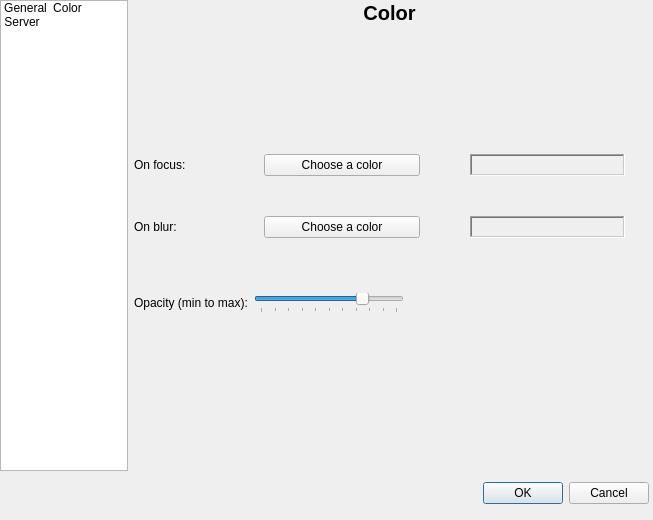
<?xml version="1.0" encoding="UTF-8"?>
<ui version="4.0">
 <class>Settings</class>
 <widget class="QDialog" name="Settings">
  <property name="windowModality">
   <enum>Qt::WindowModal</enum>
  </property>
  <property name="geometry">
   <rect>
    <x>0</x>
    <y>0</y>
    <width>653</width>
    <height>520</height>
   </rect>
  </property>
  <property name="sizePolicy">
   <sizepolicy hsizetype="Fixed" vsizetype="Fixed">
    <horstretch>0</horstretch>
    <verstretch>0</verstretch>
   </sizepolicy>
  </property>
  <property name="minimumSize">
   <size>
    <width>653</width>
    <height>520</height>
   </size>
  </property>
  <property name="maximumSize">
   <size>
    <width>653</width>
    <height>520</height>
   </size>
  </property>
  <property name="windowTitle">
   <string>Settings</string>
  </property>
  <property name="windowIcon">
   <iconset resource="../resources/application.qrc">
    <normaloff>:/images/systray-transparent-32x32.png</normaloff>:/images/systray-transparent-32x32.png</iconset>
  </property>
  <widget class="QWidget" name="verticalLayoutWidget">
   <property name="geometry">
    <rect>
     <x>0</x>
     <y>0</y>
     <width>651</width>
     <height>471</height>
    </rect>
   </property>
   <layout class="QVBoxLayout" name="verticalLayout">
    <item>
     <layout class="QHBoxLayout" name="horizontalLayout">
      <item>
       <widget class="QListWidget" name="confList">
        <property name="sizePolicy">
         <sizepolicy hsizetype="Fixed" vsizetype="Expanding">
          <horstretch>0</horstretch>
          <verstretch>0</verstretch>
         </sizepolicy>
        </property>
        <property name="maximumSize">
         <size>
          <width>128</width>
          <height>16777215</height>
         </size>
        </property>
        <property name="iconSize">
         <size>
          <width>76</width>
          <height>79</height>
         </size>
        </property>
        <property name="movement">
         <enum>QListView::Static</enum>
        </property>
        <property name="spacing">
         <number>17</number>
        </property>
        <property name="viewMode">
         <enum>QListView::IconMode</enum>
        </property>
        <item>
         <property name="text">
          <string>General</string>
         </property>
         <property name="icon">
          <iconset resource="../resources/application.qrc">
           <normaloff>:/images/settings/parameter.png</normaloff>:/images/settings/parameter.png</iconset>
         </property>
        </item>
        <item>
         <property name="text">
          <string>Color</string>
         </property>
         <property name="icon">
          <iconset resource="../resources/application.qrc">
           <normaloff>:/images/settings/color.png</normaloff>:/images/settings/color.png</iconset>
         </property>
        </item>
        <item>
         <property name="text">
          <string>Server</string>
         </property>
         <property name="icon">
          <iconset resource="../resources/application.qrc">
           <normaloff>:/images/settings/network.png</normaloff>:/images/settings/network.png</iconset>
         </property>
        </item>
       </widget>
      </item>
      <item>
       <widget class="QStackedWidget" name="confStack">
        <property name="sizePolicy">
         <sizepolicy hsizetype="Preferred" vsizetype="Preferred">
          <horstretch>0</horstretch>
          <verstretch>0</verstretch>
         </sizepolicy>
        </property>
        <property name="frameShape">
         <enum>QFrame::NoFrame</enum>
        </property>
        <property name="frameShadow">
         <enum>QFrame::Plain</enum>
        </property>
        <property name="currentIndex">
         <number>1</number>
        </property>
        <widget class="QWidget" name="General">
         <widget class="QWidget" name="verticalLayoutWidget_2">
          <property name="geometry">
           <rect>
            <x>0</x>
            <y>0</y>
            <width>511</width>
            <height>451</height>
           </rect>
          </property>
          <layout class="QVBoxLayout" name="verticalLayout_2">
           <item>
            <widget class="QLabel" name="generalLabel">
             <property name="maximumSize">
              <size>
               <width>16777215</width>
               <height>25</height>
              </size>
             </property>
             <property name="font">
              <font>
               <pointsize>15</pointsize>
               <weight>75</weight>
               <bold>true</bold>
              </font>
             </property>
             <property name="text">
              <string>General</string>
             </property>
             <property name="alignment">
              <set>Qt::AlignCenter</set>
             </property>
            </widget>
           </item>
           <item>
            <widget class="QGroupBox" name="defaultGroupBox">
             <property name="title">
              <string>Default Boxes</string>
             </property>
             <widget class="QWidget" name="formLayoutWidget">
              <property name="geometry">
               <rect>
                <x>10</x>
                <y>20</y>
                <width>491</width>
                <height>171</height>
               </rect>
              </property>
              <layout class="QFormLayout" name="formLayout">
               <property name="labelAlignment">
                <set>Qt::AlignLeading|Qt::AlignLeft|Qt::AlignVCenter</set>
               </property>
               <property name="formAlignment">
                <set>Qt::AlignCenter</set>
               </property>
               <item row="0" column="0">
                <widget class="QLabel" name="label">
                 <property name="text">
                  <string>Number of squares:</string>
                 </property>
                 <property name="alignment">
                  <set>Qt::AlignLeading|Qt::AlignLeft|Qt::AlignVCenter</set>
                 </property>
                </widget>
               </item>
               <item row="0" column="1">
                <widget class="QSpinBox" name="squareNumberBox">
                 <property name="maximumSize">
                  <size>
                   <width>50</width>
                   <height>16777215</height>
                  </size>
                 </property>
                 <property name="minimum">
                  <number>3</number>
                 </property>
                 <property name="maximum">
                  <number>10</number>
                 </property>
                </widget>
               </item>
              </layout>
             </widget>
            </widget>
           </item>
           <item>
            <widget class="QCheckBox" name="customCheck">
             <property name="text">
              <string>Disable Custom Boxes Mode</string>
             </property>
             <property name="checked">
              <bool>false</bool>
             </property>
            </widget>
           </item>
           <item>
            <widget class="QGroupBox" name="customGroupBox">
             <property name="title">
              <string>Custom Boxes</string>
             </property>
             <widget class="QWidget" name="formLayoutWidget_2">
              <property name="geometry">
               <rect>
                <x>10</x>
                <y>20</y>
                <width>491</width>
                <height>171</height>
               </rect>
              </property>
              <layout class="QFormLayout" name="formLayout_2">
               <property name="fieldGrowthPolicy">
                <enum>QFormLayout::AllNonFixedFieldsGrow</enum>
               </property>
               <property name="formAlignment">
                <set>Qt::AlignCenter</set>
               </property>
               <item row="0" column="0">
                <widget class="QLabel" name="customXMLPathLabel">
                 <property name="text">
                  <string>Define the XML Path:</string>
                 </property>
                </widget>
               </item>
               <item row="0" column="1">
                <layout class="QHBoxLayout" name="horizontalLayout_2">
                 <item>
                  <widget class="QLineEdit" name="customXMLPathLine">
                   <property name="echoMode">
                    <enum>QLineEdit::Normal</enum>
                   </property>
                  </widget>
                 </item>
                 <item>
                  <widget class="QPushButton" name="customXMLPathButton">
                   <property name="text">
                    <string>Browse...</string>
                   </property>
                  </widget>
                 </item>
                </layout>
               </item>
              </layout>
             </widget>
            </widget>
           </item>
          </layout>
         </widget>
        </widget>
        <widget class="QWidget" name="Color">
         <widget class="QWidget" name="verticalLayoutWidget_3">
          <property name="geometry">
           <rect>
            <x>0</x>
            <y>0</y>
            <width>511</width>
            <height>451</height>
           </rect>
          </property>
          <layout class="QVBoxLayout" name="verticalLayout_3">
           <item>
            <widget class="QLabel" name="colorLabel">
             <property name="maximumSize">
              <size>
               <width>16777215</width>
               <height>25</height>
              </size>
             </property>
             <property name="font">
              <font>
               <pointsize>15</pointsize>
               <weight>75</weight>
               <bold>true</bold>
              </font>
             </property>
             <property name="text">
              <string>Color</string>
             </property>
             <property name="alignment">
              <set>Qt::AlignCenter</set>
             </property>
            </widget>
           </item>
           <item>
            <layout class="QFormLayout" name="formLayout_3">
             <property name="fieldGrowthPolicy">
              <enum>QFormLayout::AllNonFixedFieldsGrow</enum>
             </property>
             <property name="formAlignment">
              <set>Qt::AlignCenter</set>
             </property>
             <property name="verticalSpacing">
              <number>40</number>
             </property>
             <item row="0" column="0">
              <widget class="QLabel" name="label_4">
               <property name="text">
                <string>On focus:</string>
               </property>
              </widget>
             </item>
             <item row="1" column="0">
              <widget class="QLabel" name="label_5">
               <property name="text">
                <string>On blur:</string>
               </property>
              </widget>
             </item>
             <item row="2" column="0">
              <widget class="QLabel" name="label_6">
               <property name="minimumSize">
                <size>
                 <width>0</width>
                 <height>50</height>
                </size>
               </property>
               <property name="text">
                <string>Opacity (min to max):</string>
               </property>
              </widget>
             </item>
             <item row="2" column="1">
              <layout class="QHBoxLayout" name="horizontalLayout_3">
               <property name="spacing">
                <number>50</number>
               </property>
               <item>
                <widget class="QSlider" name="colorOpacitySlider">
                 <property name="maximumSize">
                  <size>
                   <width>150</width>
                   <height>16777215</height>
                  </size>
                 </property>
                 <property name="maximum">
                  <number>100</number>
                 </property>
                 <property name="value">
                  <number>75</number>
                 </property>
                 <property name="sliderPosition">
                  <number>75</number>
                 </property>
                 <property name="tracking">
                  <bool>true</bool>
                 </property>
                 <property name="orientation">
                  <enum>Qt::Horizontal</enum>
                 </property>
                 <property name="invertedAppearance">
                  <bool>false</bool>
                 </property>
                 <property name="invertedControls">
                  <bool>false</bool>
                 </property>
                 <property name="tickPosition">
                  <enum>QSlider::TicksBelow</enum>
                 </property>
                </widget>
               </item>
               <item>
                <widget class="QLabel" name="colorOpacityLabel">
                 <property name="minimumSize">
                  <size>
                   <width>50</width>
                   <height>50</height>
                  </size>
                 </property>
                 <property name="maximumSize">
                  <size>
                   <width>50</width>
                   <height>50</height>
                  </size>
                 </property>
                 <property name="text">
                  <string/>
                 </property>
                </widget>
               </item>
              </layout>
             </item>
             <item row="0" column="1">
              <layout class="QHBoxLayout" name="horizontalLayout_4">
               <property name="spacing">
                <number>50</number>
               </property>
               <property name="leftMargin">
                <number>10</number>
               </property>
               <property name="rightMargin">
                <number>20</number>
               </property>
               <item>
                <widget class="QPushButton" name="colorFocusButton">
                 <property name="text">
                  <string>Choose a color</string>
                 </property>
                </widget>
               </item>
               <item>
                <widget class="QLabel" name="colorFocusLabel">
                 <property name="frameShape">
                  <enum>QFrame::WinPanel</enum>
                 </property>
                 <property name="frameShadow">
                  <enum>QFrame::Sunken</enum>
                 </property>
                 <property name="text">
                  <string/>
                 </property>
                </widget>
               </item>
              </layout>
             </item>
             <item row="1" column="1">
              <layout class="QHBoxLayout" name="horizontalLayout_5">
               <property name="spacing">
                <number>50</number>
               </property>
               <property name="leftMargin">
                <number>10</number>
               </property>
               <property name="rightMargin">
                <number>20</number>
               </property>
               <item>
                <widget class="QPushButton" name="colorBlurButton">
                 <property name="text">
                  <string>Choose a color</string>
                 </property>
                </widget>
               </item>
               <item>
                <widget class="QLabel" name="colorBlurLabel">
                 <property name="frameShape">
                  <enum>QFrame::WinPanel</enum>
                 </property>
                 <property name="frameShadow">
                  <enum>QFrame::Sunken</enum>
                 </property>
                 <property name="lineWidth">
                  <number>1</number>
                 </property>
                 <property name="text">
                  <string/>
                 </property>
                </widget>
               </item>
              </layout>
             </item>
            </layout>
           </item>
          </layout>
         </widget>
        </widget>
        <widget class="QWidget" name="Network">
         <widget class="QWidget" name="verticalLayoutWidget_4">
          <property name="geometry">
           <rect>
            <x>0</x>
            <y>0</y>
            <width>511</width>
            <height>451</height>
           </rect>
          </property>
          <layout class="QVBoxLayout" name="verticalLayout_4">
           <item>
            <widget class="QLabel" name="networkLabel">
             <property name="maximumSize">
              <size>
               <width>16777215</width>
               <height>25</height>
              </size>
             </property>
             <property name="font">
              <font>
               <pointsize>15</pointsize>
               <weight>75</weight>
               <bold>true</bold>
              </font>
             </property>
             <property name="text">
              <string>Server</string>
             </property>
             <property name="alignment">
              <set>Qt::AlignCenter</set>
             </property>
            </widget>
           </item>
           <item>
            <layout class="QVBoxLayout" name="verticalLayout_6">
             <item>
              <widget class="QGroupBox" name="proxyGroupBox">
               <property name="enabled">
                <bool>true</bool>
               </property>
               <property name="title">
                <string>Server setting</string>
               </property>
               <widget class="QWidget" name="formLayoutWidget_4">
                <property name="geometry">
                 <rect>
                  <x>9</x>
                  <y>19</y>
                  <width>491</width>
                  <height>371</height>
                 </rect>
                </property>
                <layout class="QFormLayout" name="formLayout_4">
                 <property name="fieldGrowthPolicy">
                  <enum>QFormLayout::AllNonFixedFieldsGrow</enum>
                 </property>
                 <property name="labelAlignment">
                  <set>Qt::AlignLeading|Qt::AlignLeft|Qt::AlignVCenter</set>
                 </property>
                 <property name="formAlignment">
                  <set>Qt::AlignCenter</set>
                 </property>
                 <property name="verticalSpacing">
                  <number>40</number>
                 </property>
                 <item row="0" column="0">
                  <widget class="QLabel" name="label_8">
                   <property name="text">
                    <string>Port:</string>
                   </property>
                  </widget>
                 </item>
                 <item row="0" column="1">
                  <widget class="QSpinBox" name="serverPort">
                   <property name="maximumSize">
                    <size>
                     <width>150</width>
                     <height>16777215</height>
                    </size>
                   </property>
                   <property name="minimum">
                    <number>0</number>
                   </property>
                   <property name="maximum">
                    <number>65535</number>
                   </property>
                   <property name="value">
                    <number>5900</number>
                   </property>
                  </widget>
                 </item>
                 <item row="1" column="1">
                  <widget class="QLineEdit" name="serverPassword">
                   <property name="enabled">
                    <bool>false</bool>
                   </property>
                   <property name="maximumSize">
                    <size>
                     <width>150</width>
                     <height>16777215</height>
                    </size>
                   </property>
                   <property name="echoMode">
                    <enum>QLineEdit::Password</enum>
                   </property>
                  </widget>
                 </item>
                 <item row="1" column="0">
                  <widget class="QCheckBox" name="serverPasswordCheckBox">
                   <property name="text">
                    <string>Require the user to enter this password:</string>
                   </property>
                  </widget>
                 </item>
                </layout>
               </widget>
              </widget>
             </item>
            </layout>
           </item>
          </layout>
         </widget>
        </widget>
       </widget>
      </item>
     </layout>
    </item>
   </layout>
  </widget>
  <widget class="QDialogButtonBox" name="buttonBox">
   <property name="geometry">
    <rect>
     <x>0</x>
     <y>480</y>
     <width>649</width>
     <height>27</height>
    </rect>
   </property>
   <property name="standardButtons">
    <set>QDialogButtonBox::Cancel|QDialogButtonBox::Ok</set>
   </property>
  </widget>
 </widget>
 <resources>
  <include location="../resources/application.qrc"/>
 </resources>
 <connections>
  <connection>
   <sender>customCheck</sender>
   <signal>clicked(bool)</signal>
   <receiver>customGroupBox</receiver>
   <slot>setDisabled(bool)</slot>
   <hints>
    <hint type="sourcelabel">
     <x>391</x>
     <y>240</y>
    </hint>
    <hint type="destinationlabel">
     <x>391</x>
     <y>353</y>
    </hint>
   </hints>
  </connection>
  <connection>
   <sender>serverPasswordCheckBox</sender>
   <signal>clicked(bool)</signal>
   <receiver>serverPassword</receiver>
   <slot>setEnabled(bool)</slot>
   <hints>
    <hint type="sourcelabel">
     <x>317</x>
     <y>270</y>
    </hint>
    <hint type="destinationlabel">
     <x>541</x>
     <y>273</y>
    </hint>
   </hints>
  </connection>
 </connections>
</ui>
